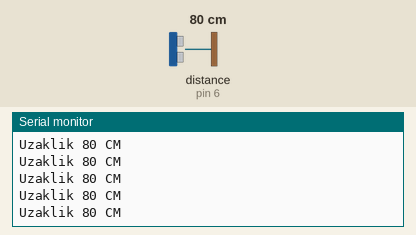
A sketch run on a simulated Arduino Uno, built with avr-gcc and run on an emulated ATmega328P. Shown: the last lines printed to the serial monitor. Wiring (inferred from the names in the program): ultrasonic range finder: trigger pin 7; echo pin 6. The test bench sets the inputs (shaded band); at power-on: distance to the obstacle (sensor on pin 6) 80 cm. The echo pulse lasts 58.3 µs per cm.

Above: at 1.2 s.
1.3 s: distance to the obstacle (sensor on pin 6) set to 120 cm
At 1.9 s:
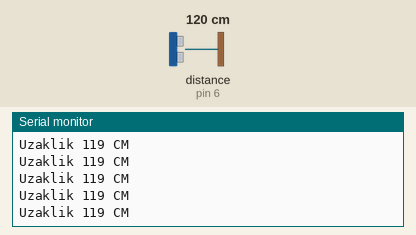
4.3 s: distance to the obstacle (sensor on pin 6) set to 18 cm
At 5.0 s:
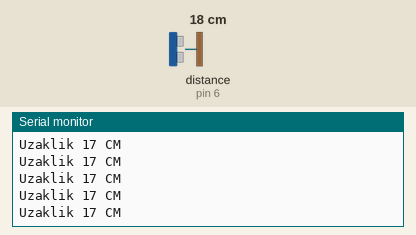
7.3 s: distance to the obstacle (sensor on pin 6) set to 250 cm
At 8.0 s:
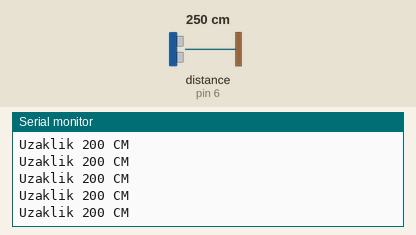
10.3 s: distance to the obstacle (sensor on pin 6) set to 299 cm
13.3 s: distance to the obstacle (sensor on pin 6) set to 35 cm
At 14.2 s:
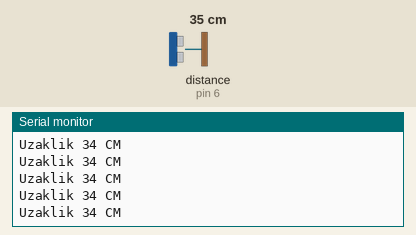
19.3 s: distance to the obstacle (sensor on pin 6) set to 2 cm
At 19.9 s:
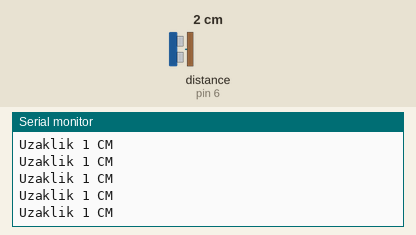
Timing chart, 0 to 22.3 s (numbered marks = the images above; inputs shaded):
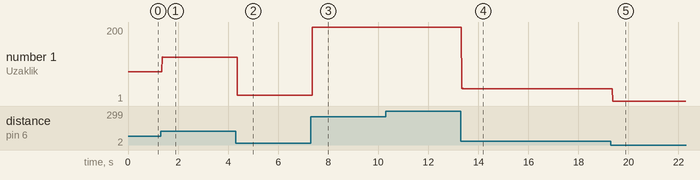

The sketch:

Mesafe.ino
```cpp
long sure;
long uzaklik;
int trigPin = 7;
int echoPin = 6;

void setup() {
  pinMode(trigPin, OUTPUT);
  pinMode(echoPin, INPUT);
  Serial.begin(9600);
}

void loop() {
  digitalWrite(trigPin, LOW);
  delayMicroseconds(5);
  digitalWrite(trigPin, HIGH);
  delayMicroseconds(10);
  digitalWrite(trigPin, LOW);
  sure = pulseIn(echoPin, HIGH);
  uzaklik = sure / 29.1 / 2;
  if (uzaklik > 200)
    uzaklik = 200;
  Serial.print("Uzaklik ");
  Serial.print(uzaklik);
  Serial.println(" CM ");

}
```

Measured:
- after the input at 1.3 s, the serial monitor: prints a new line after 0.07 s (image 1)
- after the input at 4.3 s, the serial monitor: prints a new line after 0.08 s (image 2)
- after the input at 7.3 s, the serial monitor: prints a new line after 0.07 s (image 3)
- after the input at 13.3 s, the serial monitor: prints a new line at once (image 4)
- after the input at 19.3 s, the serial monitor: prints a new line after 0.08 s (image 5)
- plotted number 1: 80 → 119 after the input at 1.3 s, 119 → 17 after the input at 4.3 s, 17 → 200 after the input at 7.3 s, 200 → 34 after the input at 13.3 s, 34 → 1 after the input at 19.3 s
